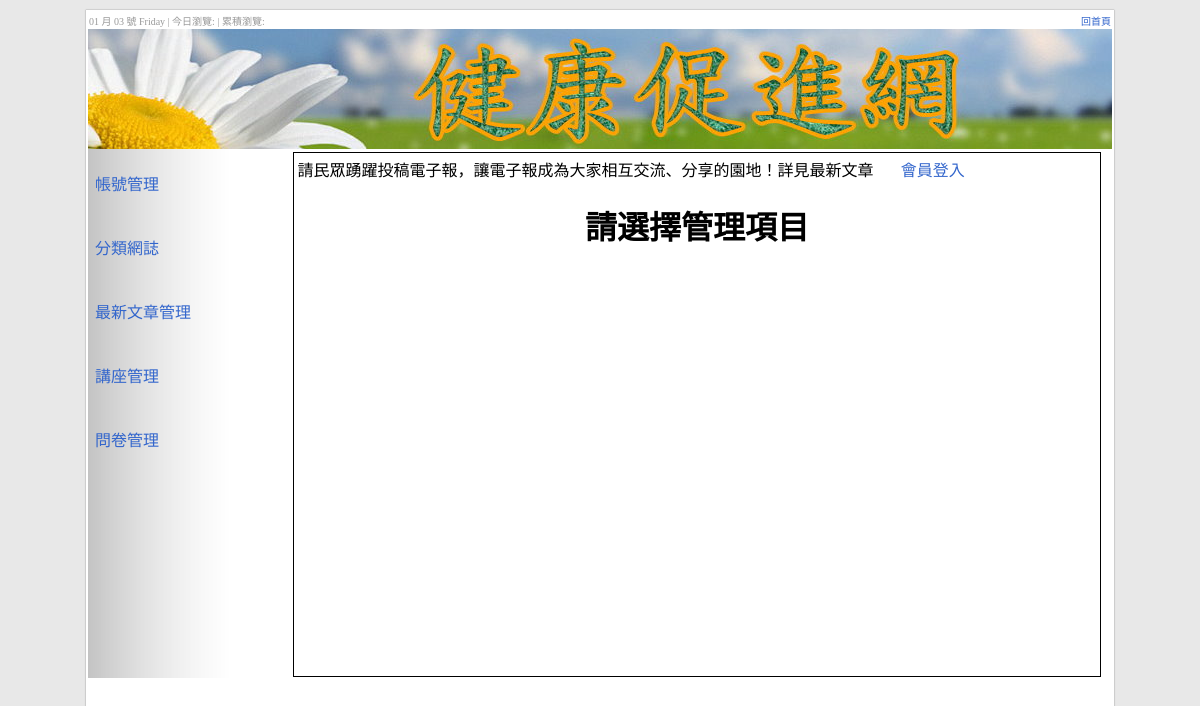
The app's page /admin.php, older data.
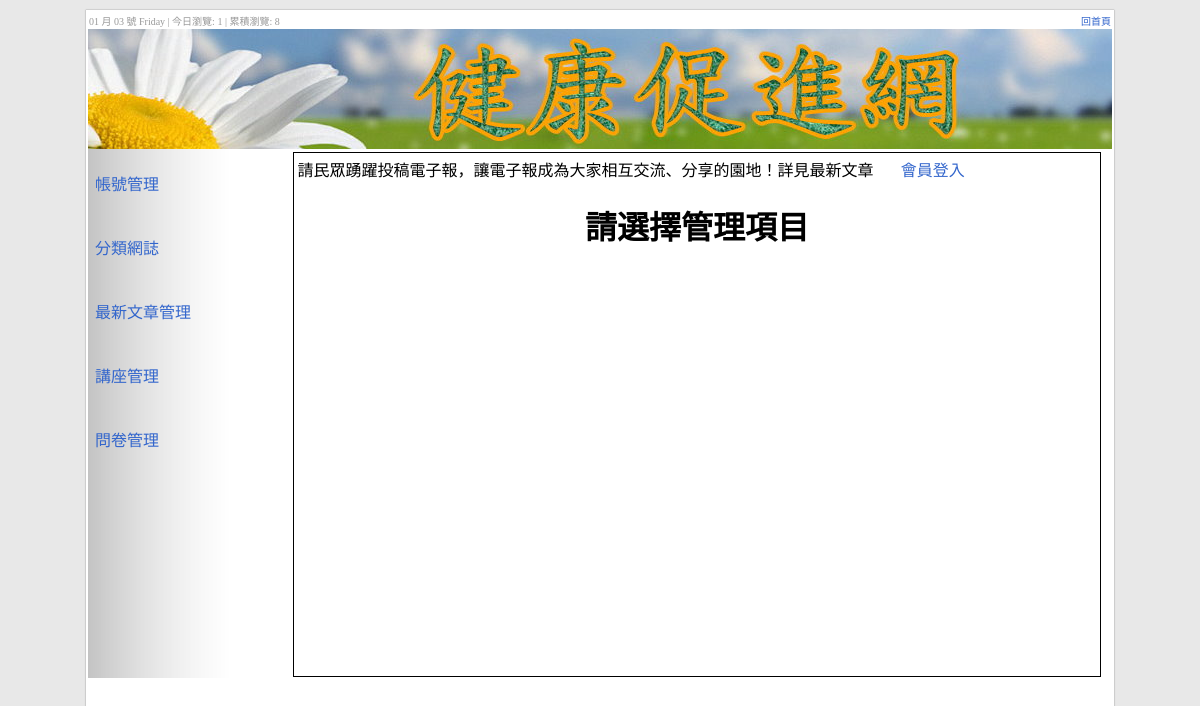
The same page, newer data.
### tables this page shows
CREATE TABLE `total` (
  `id` int(10) UNSIGNED NOT NULL,
  `date` date NOT NULL COMMENT '日期',
  `total` int(10) UNSIGNED NOT NULL COMMENT '訪客人數'
);

### api/db.php (called while the page is built, shortened)
<?php
class DB{
    protected $dsn="mysql:host=localhost;charset=utf8;dbname=db13";
    protected $pdo;
    protected $table;
    function __construct($table){
        $this->table=$table;
        $this->pdo=new PDO($this->dsn,'root','');
    }
    function find($id){
        $sql="SELECT * FROM $this->table ";
        if(is_array($id)){
            $where=$this->a2s($id);
            $sql=$sql . " WHERE ". join(" && ",$where);
        }else{
            $sql .= " WHERE `id`='$id' ";
        }
        return $this->fetchOne($sql);
    }
    function a2s($array){
        $tmp=[];
        foreach($array as $key => $value){
            $tmp[]="`$key`='$value'";
        }
        return $tmp;
    }
    function sum($col,$where=[]){
        return $this->math('sum',$col,$where);
    }
    protected function fetchOne($sql){
        return $this->pdo->query($sql)->fetch(PDO::FETCH_ASSOC);
    }
     protected function math($math,$col='id',$where=[]){
        $sql="SELECT $math($col) FROM $this->table";
        if(!empty($where)){
            $tmp=$this->a2s($where);
            $sql=$sql . " WHERE " . join(" && ", $tmp);
        }
        return $this->pdo->query($sql)->fetchColumn();
    }
}
$Total=new DB('total');

### admin.php (the view, shortened to what this page needs)
<?php include_once "api/db.php";?>
<!DOCTYPE html
	PUBLIC "-//W3C//DTD XHTML 1.0 Transitional//EN" "http://www.w3.org/TR/xhtml1/DTD/xhtml1-transitional.dtd">
<html xmlns="http://www.w3.org/1999/xhtml">
<head>
	<link href="./css/css.css" rel="stylesheet" type="text/css">
</head>
<body>
	<div id="all">
		<div id="title">
		<?=date("m 月 d 號 l");?> | 今日瀏覽: <?=$Total->find(['date'=>date("Y-m-d")])['total'];?>
			                          | 累積瀏覽: <?=$Total->sum('total');?>
			<a href="index.php" style="float:right">回首頁</a>
		</div>
		<div id="title2">
			<a href="index.php" title="健康促進網-回首頁">
				<img src="icon/02B01.jpg" alt="健康促進網-回首頁">
			</a>
		</div>
		<div id="mm">
			<div class="hal" id="lef">
				<a class="blo" href="?do=acc">帳號管理</a>
				<a class="blo" href="?do=po">分類網誌</a>
				<a class="blo" href="?do=news">最新文章管理</a>
				<a class="blo" href="?do=know">講座管理</a>
				<a class="blo" href="?do=que">問卷管理</a>
			</div>
			<div class="hal" id="main">
				<div>
					<div  style="width:75%; display:inline-block;">
						<marquee >
							請民眾踴躍投稿電子報，讓電子報成為大家相互交流、分享的園地！詳見最新文章
						</marquee>
					</div>
					<span style="width:23%; display:inline-block;">
						<?php if(!isset($_SESSION['user'])):?>
						<a href="index.php?do=login">會員登入</a>
						<?php else:?>
							歡迎,<?=$_SESSION['user'];?><br>
							<button onclick="location.href='admin.php'">管理</button>|
							<button onclick="logout()">登出</button>
                        <?php endif;?>
					</span>
				</div>
			<?php
				$do=$_GET['do']??'main';
				$file="back/".$do.".php";
				if(file_exists($file)){
					include $file;
				}else{
					include "back/main.php";
				}
			?>

Row changes from the older to the newer data that the page shows:
added total: total "1"
Text that changed along with them:
$Total->sum('total'): (not shown) → "8"
